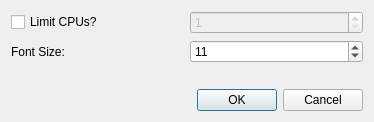
<?xml version="1.0" encoding="UTF-8"?>
<ui version="4.0">
 <class>config_dialog</class>
 <widget class="QDialog" name="config_dialog">
  <property name="geometry">
   <rect>
    <x>0</x>
    <y>0</y>
    <width>374</width>
    <height>122</height>
   </rect>
  </property>
  <property name="windowTitle">
   <string>HEXRDGUI Configuration</string>
  </property>
  <layout class="QGridLayout" name="gridLayout_2">
   <item row="0" column="0">
    <widget class="QCheckBox" name="limit_cpus">
     <property name="toolTip">
      <string>&lt;html&gt;&lt;head/&gt;&lt;body&gt;&lt;p&gt;Limit the number of CPUs used for multiprocessing.&lt;/p&gt;&lt;/body&gt;&lt;/html&gt;</string>
     </property>
     <property name="text">
      <string>Limit CPUs?</string>
     </property>
    </widget>
   </item>
   <item row="3" column="0" colspan="2">
    <widget class="QDialogButtonBox" name="button_box">
     <property name="standardButtons">
      <set>QDialogButtonBox::Cancel|QDialogButtonBox::Ok</set>
     </property>
    </widget>
   </item>
   <item row="0" column="1">
    <widget class="QSpinBox" name="max_cpus">
     <property name="enabled">
      <bool>false</bool>
     </property>
     <property name="minimum">
      <number>1</number>
     </property>
     <property name="maximum">
      <number>10000</number>
     </property>
    </widget>
   </item>
   <item row="2" column="0" colspan="2">
    <spacer name="verticalSpacer">
     <property name="orientation">
      <enum>Qt::Vertical</enum>
     </property>
     <property name="sizeHint" stdset="0">
      <size>
       <width>20</width>
       <height>40</height>
      </size>
     </property>
    </spacer>
   </item>
   <item row="1" column="0">
    <widget class="QLabel" name="font_size_label">
     <property name="text">
      <string>Font Size:</string>
     </property>
     <property name="buddy">
      <cstring>font_size</cstring>
     </property>
    </widget>
   </item>
   <item row="1" column="1">
    <widget class="QSpinBox" name="font_size">
     <property name="minimum">
      <number>1</number>
     </property>
     <property name="maximum">
      <number>10000</number>
     </property>
     <property name="value">
      <number>11</number>
     </property>
    </widget>
   </item>
  </layout>
 </widget>
 <tabstops>
  <tabstop>limit_cpus</tabstop>
  <tabstop>max_cpus</tabstop>
  <tabstop>font_size</tabstop>
 </tabstops>
 <resources/>
 <connections>
  <connection>
   <sender>limit_cpus</sender>
   <signal>toggled(bool)</signal>
   <receiver>max_cpus</receiver>
   <slot>setEnabled(bool)</slot>
   <hints>
    <hint type="sourcelabel">
     <x>97</x>
     <y>25</y>
    </hint>
    <hint type="destinationlabel">
     <x>276</x>
     <y>25</y>
    </hint>
   </hints>
  </connection>
  <connection>
   <sender>button_box</sender>
   <signal>accepted()</signal>
   <receiver>config_dialog</receiver>
   <slot>accept()</slot>
   <hints>
    <hint type="sourcelabel">
     <x>186</x>
     <y>68</y>
    </hint>
    <hint type="destinationlabel">
     <x>186</x>
     <y>46</y>
    </hint>
   </hints>
  </connection>
  <connection>
   <sender>button_box</sender>
   <signal>rejected()</signal>
   <receiver>config_dialog</receiver>
   <slot>reject()</slot>
   <hints>
    <hint type="sourcelabel">
     <x>186</x>
     <y>68</y>
    </hint>
    <hint type="destinationlabel">
     <x>186</x>
     <y>46</y>
    </hint>
   </hints>
  </connection>
 </connections>
</ui>
